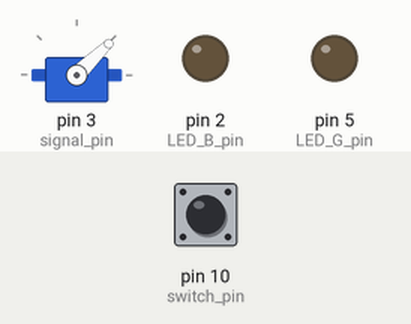
This sketch was run on a simulated Arduino Uno, built with avr-gcc and run on an emulated ATmega328P. Shown: servo, output pins drawn as LEDs (lit = HIGH). The inputs (shaded band) are chosen by the test bench; at power-on: pin 10 (switch_pin) HIGH.

Above: at 1.2 s.
1.3 s: pin 10 (switch_pin) pulled LOW for 0.15 s
At 4.4 s:
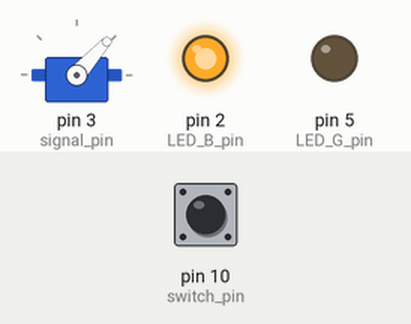
At 12.1 s:
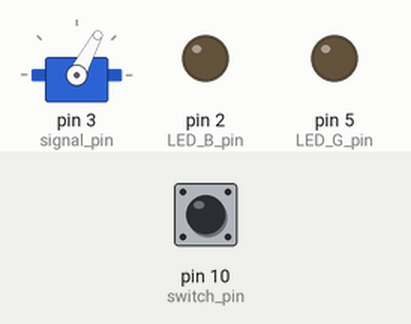
Timing chart, 0 to 14.0 s (numbered marks = the images above; inputs shaded):
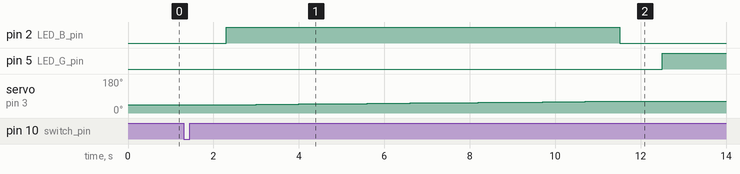

The sketch:

ESC_calibTest_jig.ino
```cpp
#include<Servo.h>

//#define switch_pin 10


Servo Flame;
int switch_pin = 10;
int signal_pin = 3;
int LED_B_pin = 2;
int LED_G_pin = 5;
int c = 0;


void setup()
{
  Serial.begin(9600);
  Flame.attach(signal_pin);
  pinMode(switch_pin, INPUT_PULLUP);
  pinMode(LED_B_pin, OUTPUT);
  pinMode(LED_G_pin, OUTPUT);
  Flame.write(1000);
}

void loop()
{
   if(digitalRead(switch_pin) == 0)
   {
    Flame.write(1000);
    delay(1000);
    c = 0;
    switch(c)
    {
    case 0:
    digitalWrite(LED_B_pin, HIGH);
    for(int i=1000; i<1184; i+=2)
    {
      Flame.write(i);
//      Serial.print(i);
      delay(100);
    }
    c = 1;

    case 1:
    digitalWrite(LED_B_pin, LOW);
    delay(1000);
    digitalWrite(LED_G_pin, HIGH);
    for(int i=1184; i<1200; i++)
    {
      Flame.write(i);
//      Serial.print(i);
//      Serial.println();
      delay(100);
    }
    delay(2500);
    for(int i= 1200; i>1184; i--)
    {
      Flame.write(i);
//      Serial.print(i);
//      Serial.println();
      delay(100);
    }
      digitalWrite(LED_G_pin, LOW);
    }
    Flame.write(1180);
  }
}
```

Measured:
- after the input at 1.3 s, pin 2 (LED_B_pin): LOW → HIGH after 1.0 s, → LOW 9.2 s later; pin 5 (LED_G_pin): LOW → HIGH after 11.2 s; servo on pin 3 (signal_pin): moves from 44° to 63° over 10.5 s, starting after 1.2 s
